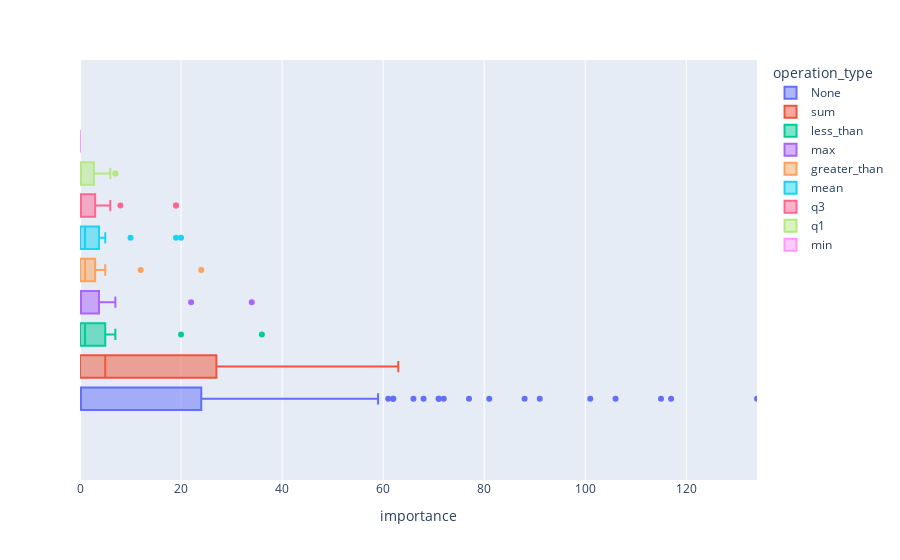

The notebook cell saved with this chart:
### Code cell
px.box(
    df,
    x="importance",
    color="operation_type",
    range_x=(df.importance.min(), df.importance.max()),
)

### Figure 1 — Plotly figure (JSON) as saved in the notebook; plotly's stock layout.template omitted (floating-point values rounded to 4 significant figures; data arrays with more than 128 entries replaced by an {"elided": "..."} marker saying what was removed)
{"data": [{"alignmentgroup": "True", "hovertemplate": "operation_type=None<br>importance=%{x}<extra></extra>", "legendgroup": "None", "marker": {"color": "#636efa"}, "name": "None", "notched": false, "offsetgroup": "None", "orientation": "h", "showlegend": true, "type": "box", "x": {"elided": "146 int values"}, "x0": " ", "xaxis": "x", "y0": " ", "yaxis": "y"}, {"alignmentgroup": "True", "hovertemplate": "operation_type=sum<br>importance=%{x}<extra></extra>", "legendgroup": "sum", "marker": {"color": "#EF553B"}, "name": "sum", "notched": false, "offsetgroup": "sum", "orientation": "h", "showlegend": true, "type": "box", "x": [63, 49, 43, 43, 42, 28, 24, 21, 10, 9, 6, 5, 3, 0, 0, 0, 0, 0, 0, 0, 0, 0, 0], "x0": " ", "xaxis": "x", "y0": " ", "yaxis": "y"}, {"alignmentgroup": "True", "hovertemplate": "operation_type=less_than<br>importance=%{x}<extra></extra>", "legendgroup": "less_than", "marker": {"color": "#00cc96"}, "name": "less_than", "notched": false, "offsetgroup": "less_than", "orientation": "h", "showlegend": true, "type": "box", "x": [36, 20, 7, 5, 5, 3, 3, 1, 1, 0, 0, 0, 0, 0, 0, 0], "x0": " ", "xaxis": "x", "y0": " ", "yaxis": "y"}, {"alignmentgroup": "True", "hovertemplate": "operation_type=max<br>importance=%{x}<extra></extra>", "legendgroup": "max", "marker": {"color": "#ab63fa"}, "name": "max", "notched": false, "offsetgroup": "max", "orientation": "h", "showlegend": true, "type": "box", "x": [34, 22, 7, 7, 5, 4, 3, 3, 2, 1, 0, 0, 0, 0, 0, 0, 0, 0, 0, 0, 0, 0, 0], "x0": " ", "xaxis": "x", "y0": " ", "yaxis": "y"}, {"alignmentgroup": "True", "hovertemplate": "operation_type=greater_than<br>importance=%{x}<extra></extra>", "legendgroup": "greater_than", "marker": {"color": "#FFA15A"}, "name": "greater_than", "notched": false, "offsetgroup": "greater_than", "orientation": "h", "showlegend": true, "type": "box", "x": [24, 12, 5, 3, 3, 2, 2, 1, 1, 0, 0, 0, 0, 0, 0, 0], "x0": " ", "xaxis": "x", "y0": " ", "yaxis": "y"}, {"alignmentgroup": "True", "hovertemplate": "operation_type=mean<br>importance=%{x}<extra></extra>", "legendgroup": "mean", "marker": {"color": "#19d3f3"}, "name": "mean", "notched": false, "offsetgroup": "mean", "orientation": "h", "showlegend": true, "type": "box", "x": [20, 19, 10, 5, 4, 4, 3, 3, 3, 1, 1, 1, 1, 1, 0, 0, 0, 0, 0, 0, 0, 0, 0], "x0": " ", "xaxis": "x", "y0": " ", "yaxis": "y"}, {"alignmentgroup": "True", "hovertemplate": "operation_type=q3<br>importance=%{x}<extra></extra>", "legendgroup": "q3", "marker": {"color": "#FF6692"}, "name": "q3", "notched": false, "offsetgroup": "q3", "orientation": "h", "showlegend": true, "type": "box", "x": [19, 19, 8, 6, 4, 3, 3, 3, 2, 1, 0, 0, 0, 0, 0, 0, 0, 0, 0, 0, 0, 0, 0], "x0": " ", "xaxis": "x", "y0": " ", "yaxis": "y"}, {"alignmentgroup": "True", "hovertemplate": "operation_type=q1<br>importance=%{x}<extra></extra>", "legendgroup": "q1", "marker": {"color": "#B6E880"}, "name": "q1", "notched": false, "offsetgroup": "q1", "orientation": "h", "showlegend": true, "type": "box", "x": [7, 7, 6, 4, 3, 3, 2, 2, 1, 0, 0, 0, 0, 0, 0, 0, 0, 0, 0, 0, 0, 0, 0], "x0": " ", "xaxis": "x", "y0": " ", "yaxis": "y"}, {"alignmentgroup": "True", "hovertemplate": "operation_type=min<br>importance=%{x}<extra></extra>", "legendgroup": "min", "marker": {"color": "#FF97FF"}, "name": "min", "notched": false, "offsetgroup": "min", "orientation": "h", "showlegend": true, "type": "box", "x": [0, 0, 0, 0], "x0": " ", "xaxis": "x", "y0": " ", "yaxis": "y"}], "layout": {"boxmode": "group", "legend": {"title": {"text": "operation_type"}, "tracegroupgap": 0}, "margin": {"t": 60}, "xaxis": {"anchor": "y", "domain": [0, 1], "range": [0, 134], "title": {"text": "importance"}}, "yaxis": {"anchor": "x", "domain": [0, 1]}}}
